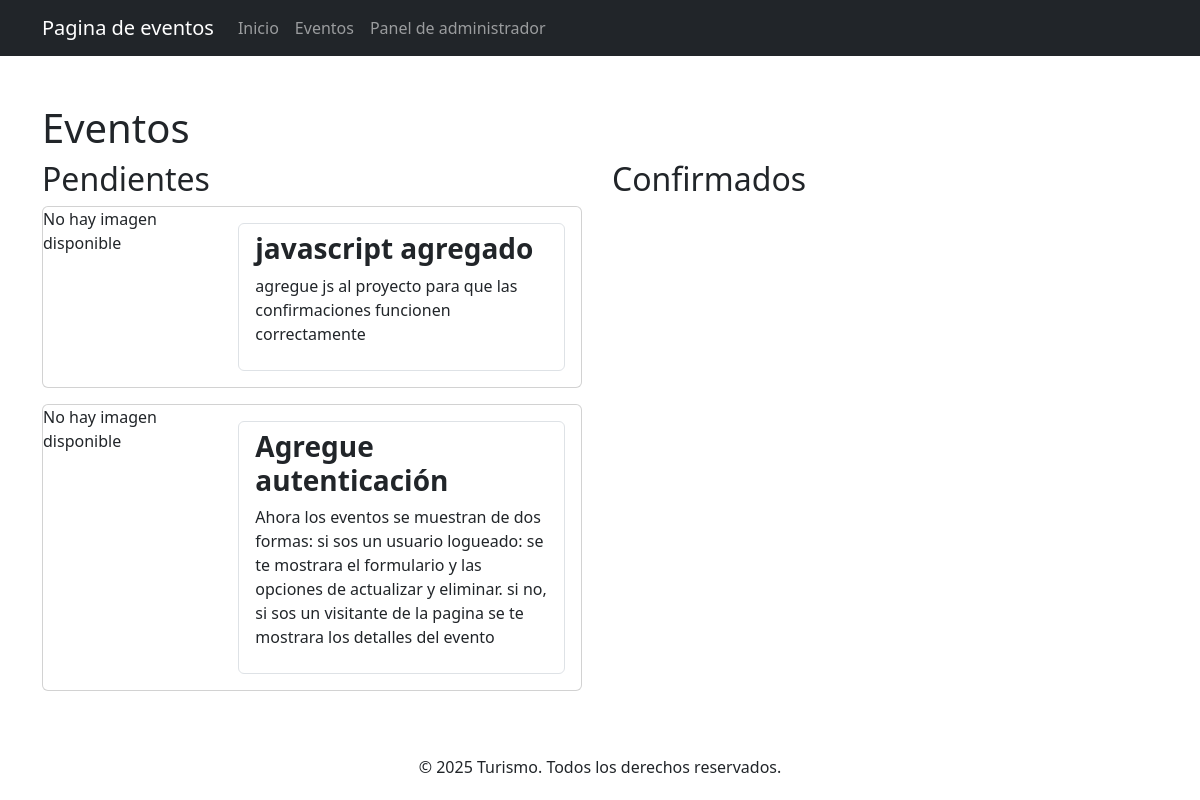
The app's page /eventos/ (signed in), older data.
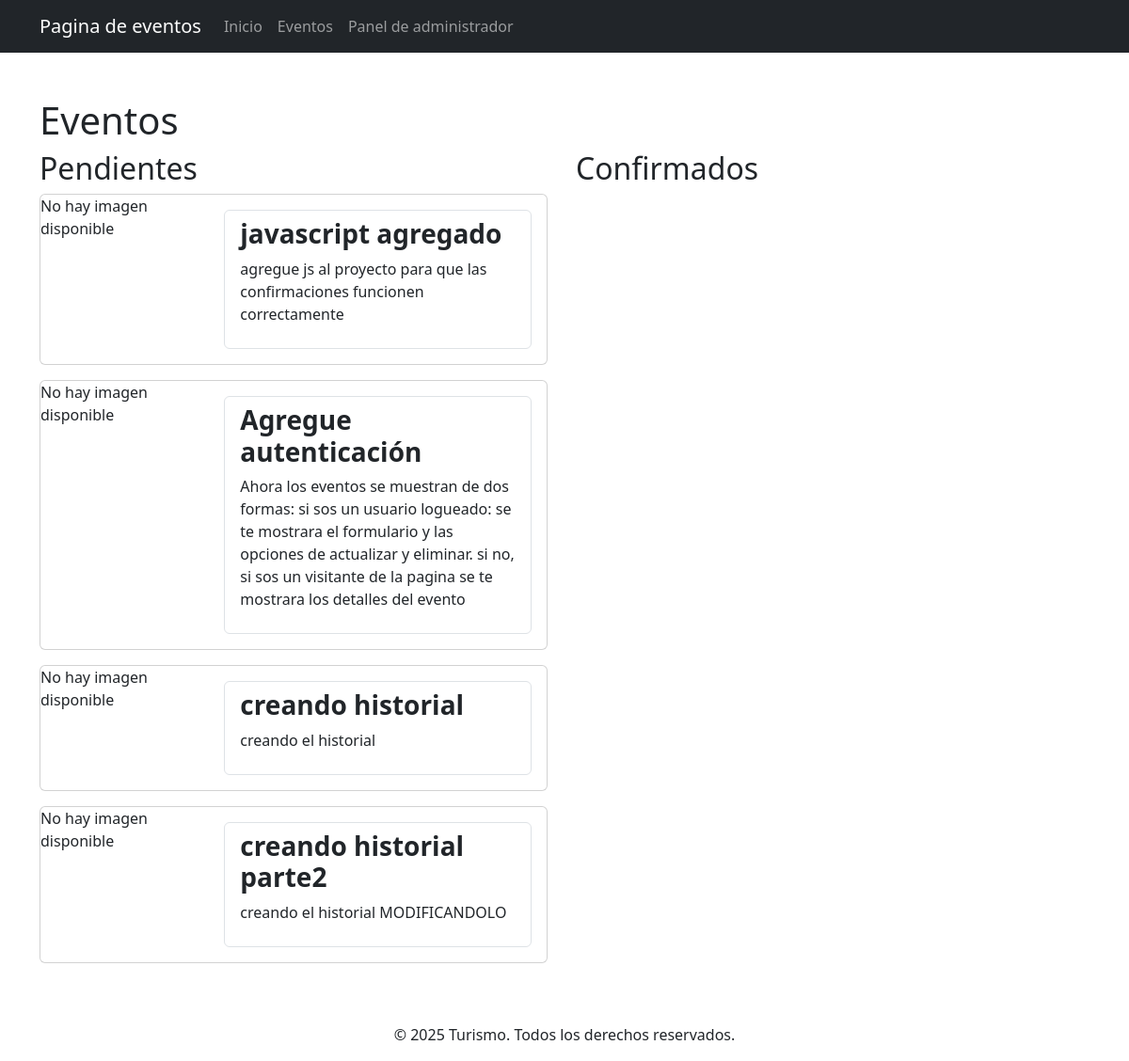
The same page, newer data.
### Eventos/models.py (models this page shows, shortened)
class Evento(models.Model):
    titulo = models.CharField(max_length=100)
    descripción = models.TextField(blank=True)
    created = models.DateTimeField(auto_now_add=True)
    datecompleted = models.DateTimeField(null=True,blank=True)
    checked = models.BooleanField(default=False)
    imagen =  models.ImageField(upload_to='imagenes/', blank=True, null=True)

### Eventos/views.py (the view)
# urls.py: path('eventos/',views.eventos,name='eventos'),
def eventos(request):
    eventos = Evento.objects.all()
    return render(request, 'eventos.html', {'eventos': eventos})

### Eventos/templates/eventos.html (shortened to what this page needs)
{% extends "base.html" %} {% block content %}
{% if user.is_authenticated %}
<h1>Eventos</h1>
<div class="row">
  <div class="col-md-6">
    <h2>Pendientes</h2>
    {% for evento in eventos %}
    {% if not evento.checked %}
    <div class="card mb-3" style="max-width: 540px">
      <div class="row g-0">
        <div class="col-md-4">
          {% if evento.imagen %}
          <img src="{{evento.imagen.url}}" class="img-fluid rounded-start" alt="..." />
          {% else %}
          <p>No hay imagen disponible</p>
          {% endif %}
        </div>
        <div class="col-md-8">
          <div class="card-body">
            <ul class="list-group">
              <a class="list-group-item" href="{% url 'evento_detail' evento.id %}">
                <header class="d-flex justify-content-between">
                  <h3 class="fw-bold">{{ evento.titulo }}</h3>
                </header>
                <p>{{ evento.descripción }}</p>
              </a>
            </ul>
          </div>
        </div>
      </div>
    </div>
    {% endif %}
    {% endfor %}
  </div>
  <div class="col-md-6">
    <h2>Confirmados</h2>
  </div>
</div>
{% endif %}
{% endblock content %}

Row changes from the older to the newer data that the page shows:
added Evento: shows "No hay imagen disponible", titulo "creando historial", descripción "creando el historial"
added Evento: shows "No hay imagen disponible", titulo "creando historial parte2", descripción "creando el historial MODIFICANDOLO"
